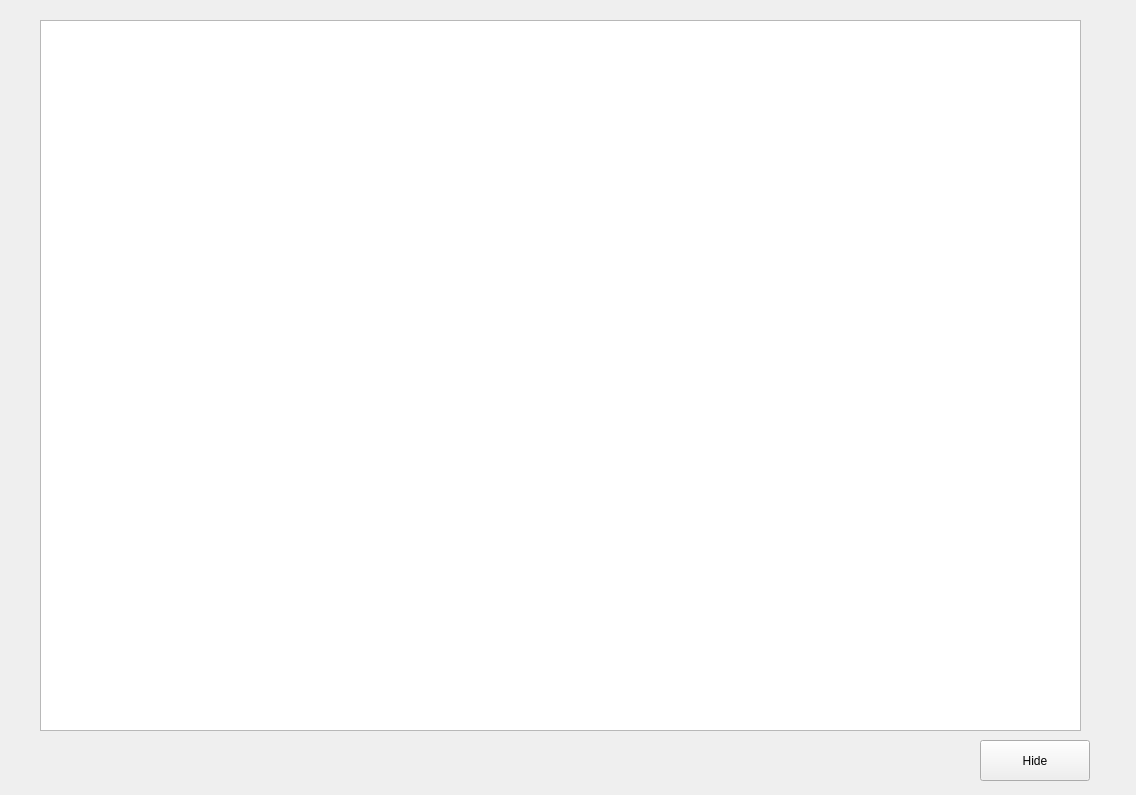
<?xml version="1.0" encoding="UTF-8"?>
<ui version="4.0">
 <class>Form</class>
 <widget class="QWidget" name="Form">
  <property name="geometry">
   <rect>
    <x>0</x>
    <y>0</y>
    <width>1136</width>
    <height>795</height>
   </rect>
  </property>
  <property name="windowTitle">
   <string>Form</string>
  </property>
  <widget class="QPushButton" name="pushButton">
   <property name="geometry">
    <rect>
     <x>980</x>
     <y>740</y>
     <width>110</width>
     <height>41</height>
    </rect>
   </property>
   <property name="text">
    <string>Hide</string>
   </property>
  </widget>
  <widget class="QTableView" name="tableView">
   <property name="geometry">
    <rect>
     <x>40</x>
     <y>20</y>
     <width>1041</width>
     <height>711</height>
    </rect>
   </property>
  </widget>
 </widget>
 <resources/>
 <connections/>
</ui>
